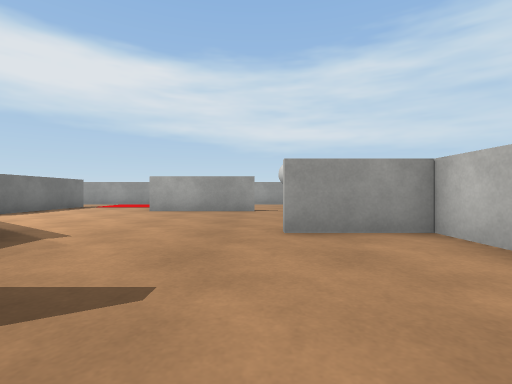
View 1 (above)

23 first-person views from a walk through a Unity game level. The camera is 0.55 m above the floor, looks level and sees 85° across. The floor is counted in squares, 1 m on a side. Each view is taken from the middle of a square. On the plan, view 1 faces up. The plan holds only what a view shows up to about 9 squares ahead; the rest is blank. Surface patterns are stand-ins for the level's own textures.

View 2
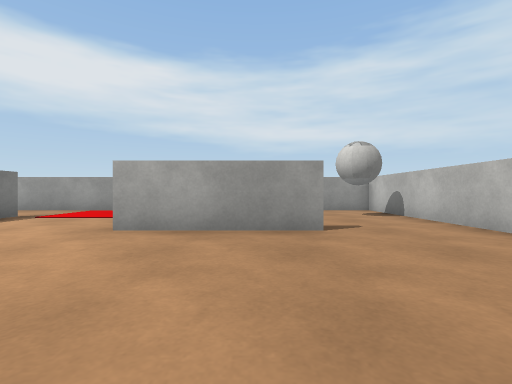

View 3
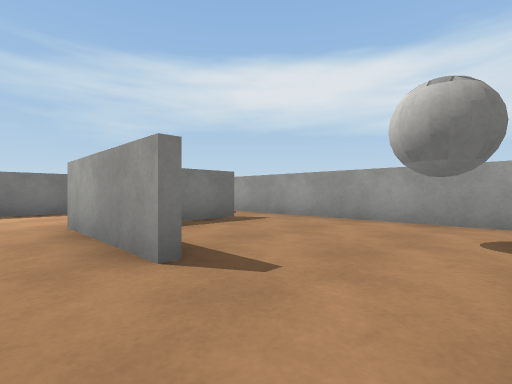

View 4
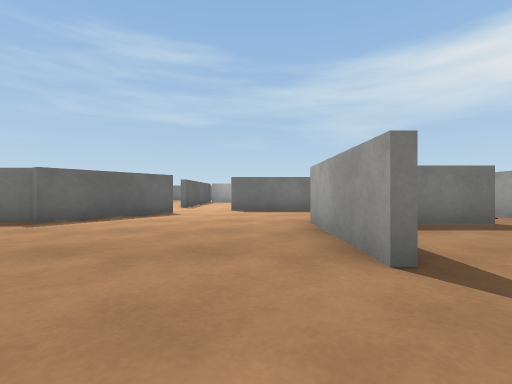

View 5
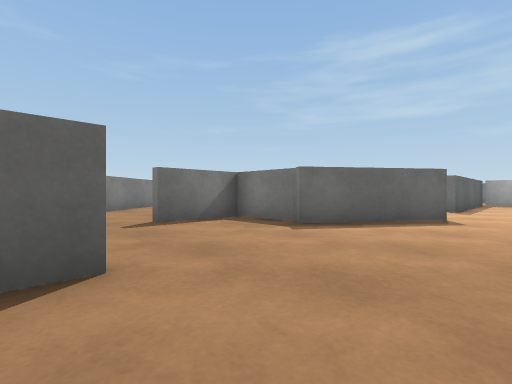

View 6
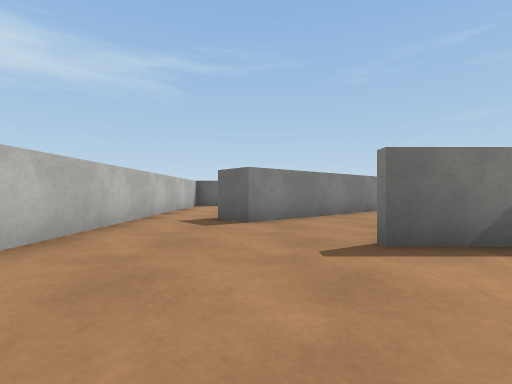

View 7
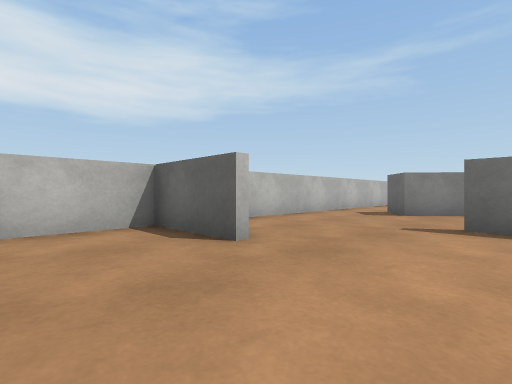

View 8
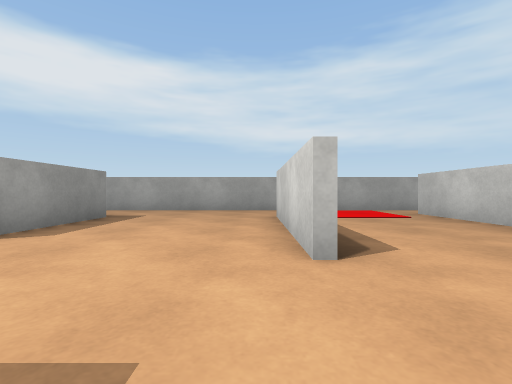

View 9
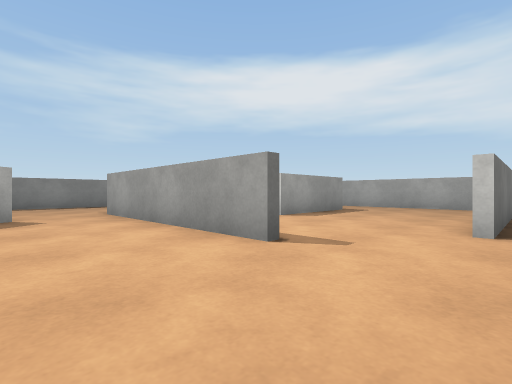

View 10
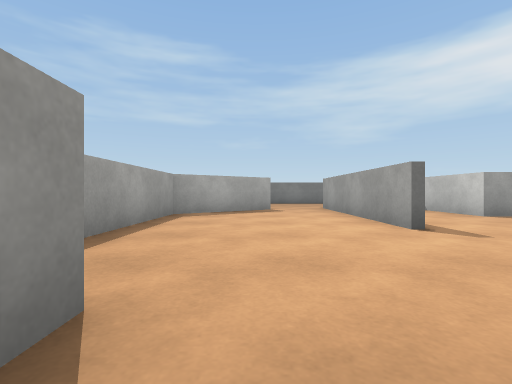

View 11
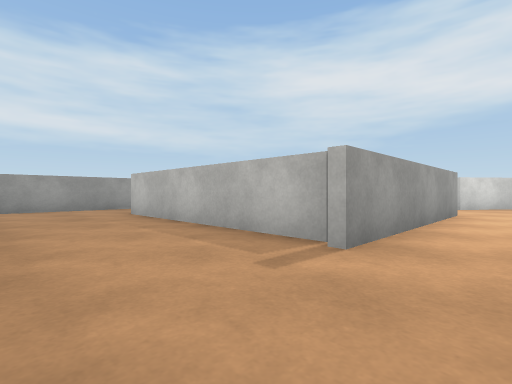

View 12
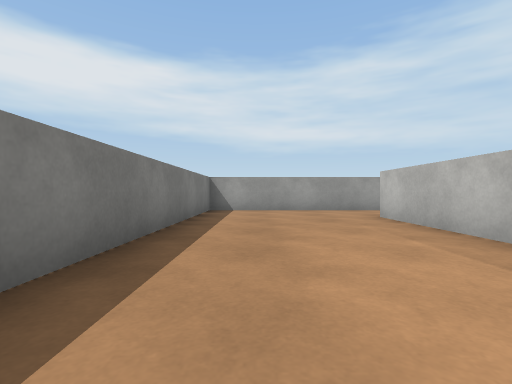

View 13
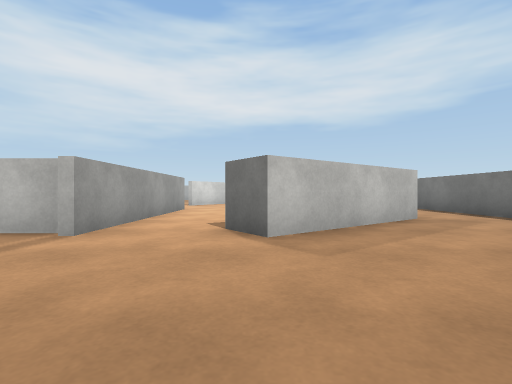

View 14
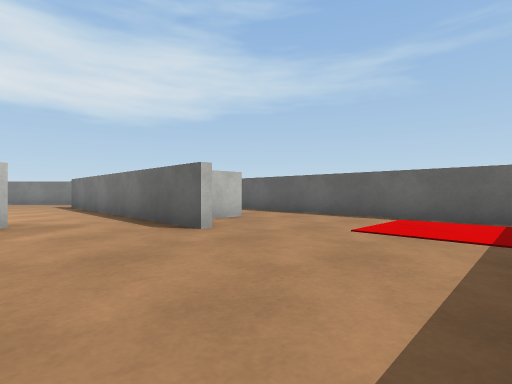

View 15
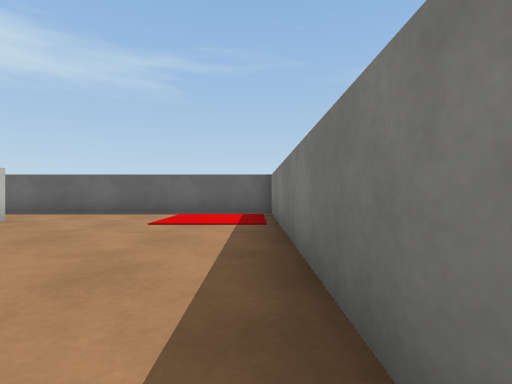

View 16
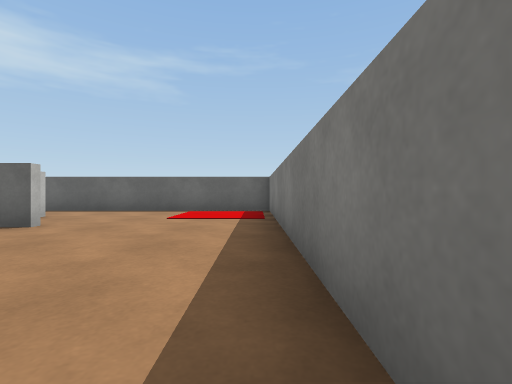

View 17
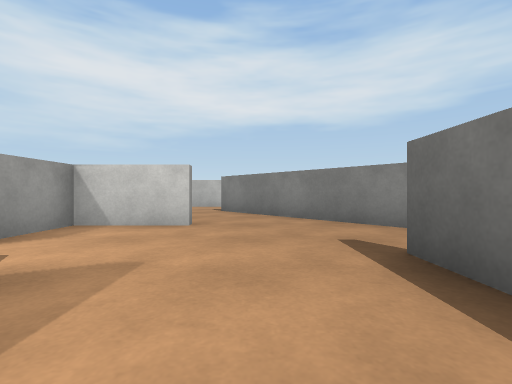

View 18
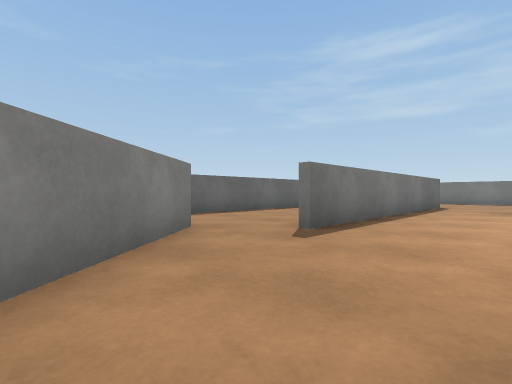

View 19
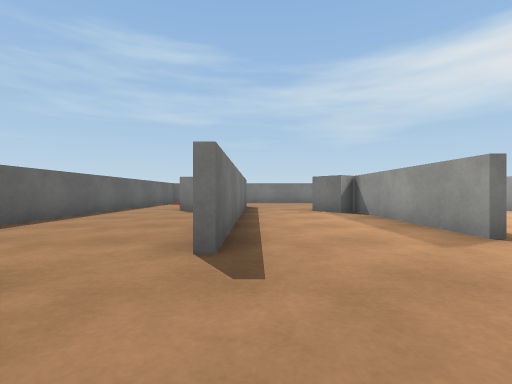

View 20
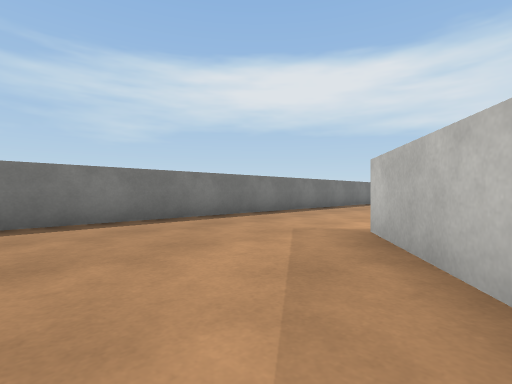

View 21
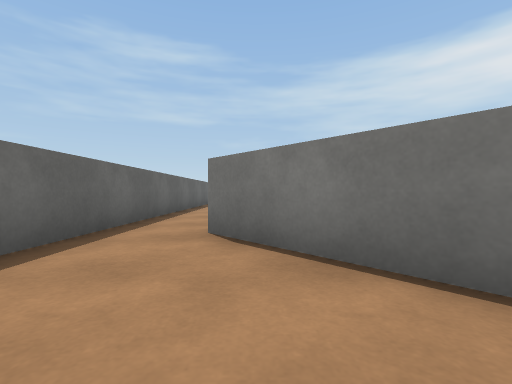

View 22
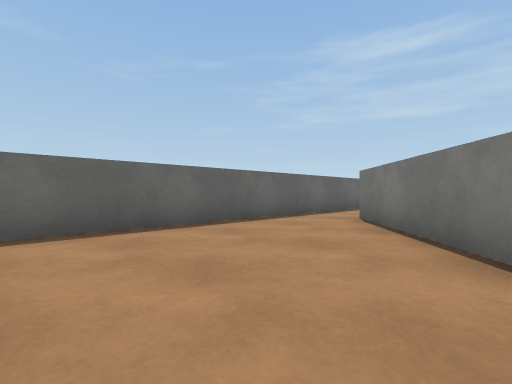

View 23
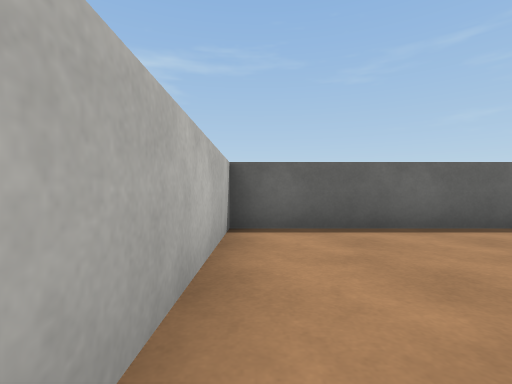

### Floor plan
Ten units are one square. View 1 is at (0, 0); x grows to the right and y downward. Boxes are objects, and circles mark ways between rooms. Rooms are numbered by the first view taken in them; rooms with no view inside come last. Other rooms are left out.
<svg viewBox="-180 -130 210 207">
<path fill="none" stroke="#000" d="M0 -80 -31 -80M4 -39 24 -39M-29 -84 -29 -111M24 -76 24 -124 -65 -124M-32 -29 -32 -10M25 -37 4 -37M-55 -48 -30 -31M-32 -12 -12 -12M-27 -111 -27 -96M-63 -102 -63 -62M-20 28 1 10 8 18M24 35 24 -59M-102 -45 -81 -45M-80 -43 -135 -43M-65 -62 -65 -101M-103 -101 -103 -71 -125 -71M-40 -35 -56 -46M-54 -12 -48 -12M-136 -19 -128 -25 -104 7M-109 1 -72 1M-65 -124 -144 -124M-112 13 -136 -19M-133 -46 -133 -101M-135 34 -115 34M-123 54 -123 44M-144 -124 -174 -124 -174 72 -45 72M-62 3 -108 3M-34 10 -34 -10M-44 49 -20 28M-32 -10 -48 -10M-104 7 -112 13M-115 34 -54 34M-8 31 -38 57M-45 72 24 72 24 35"/>
<rect x="-55" y="-125" width="20" height="30" fill="#bbb"><title>other object</title></rect>
<rect x="-175" y="45" width="30" height="20" fill="#bbb"><title>other object</title></rect>
<circle cx="-55" cy="-55" r="3" fill="#2a7"/>
<circle cx="-60" cy="-115" r="3" fill="#2a7"/>
<circle cx="-25" cy="15" r="3" fill="#2a7"/>
<circle cx="15" cy="25" r="3" fill="#2a7"/>
<circle cx="-130" cy="-30" r="3" fill="#2a7"/>
<circle cx="-135" cy="-115" r="3" fill="#2a7"/>
<circle cx="-60" cy="0" r="3" fill="#2a7"/>
<circle cx="-110" cy="20" r="3" fill="#2a7"/>
<circle cx="-55" cy="40" r="3" fill="#2a7"/>
<circle cx="-40" cy="60" r="3" fill="#2a7"/>
<text x="-10" y="-60">1</text>
<text x="-90" y="-60">2</text>
<text x="-140" y="-10">3</text>
<text x="-60" y="20">4</text>
<text x="0" y="50">5</text>
</svg>
Room 1 opens to room 2. Room 1 opens to room 4. Room 1 opens to room 5. Room 2 opens to room 3. Room 2 opens to room 4. Room 3 opens to room 4. Room 3 opens to room 5.

Where each view was taken, in squares from view 1:
view 1: 0 up, 0 right, facing up
view 2: 4 up, 1 left, facing up
view 3: 7 up, 2 right, facing up-left
view 4: 7 up, 2 right, facing left
view 5: 6 up, 1 right, facing down-left
view 6: 4 up, 0 right, facing down
view 7: 6 up, 2 left, facing down-right
view 8: 4 up, 7 left, facing up
view 9: 2 up, 6 left, facing up-left
view 10: 2 up, 4 left, facing left
view 11: 3 up, 16 left, facing up-right
view 12: 4 up, 16 left, facing up
view 13: 2 up, 17 left, facing right
view 14: 1 down, 17 left, facing down-right
view 15: 0 up, 17 left, facing down
view 16: 1 up, 17 left, facing down
view 17: 2 down, 8 left, facing right
view 18: 1 down, 2 left, facing down-left
view 19: 3 down, 3 left, facing left
view 20: 2 down, 12 left, facing up-left
view 21: 5 down, 0 right, facing left
view 22: 3 down, 2 right, facing down-left
view 23: 3 down, 2 right, facing down
